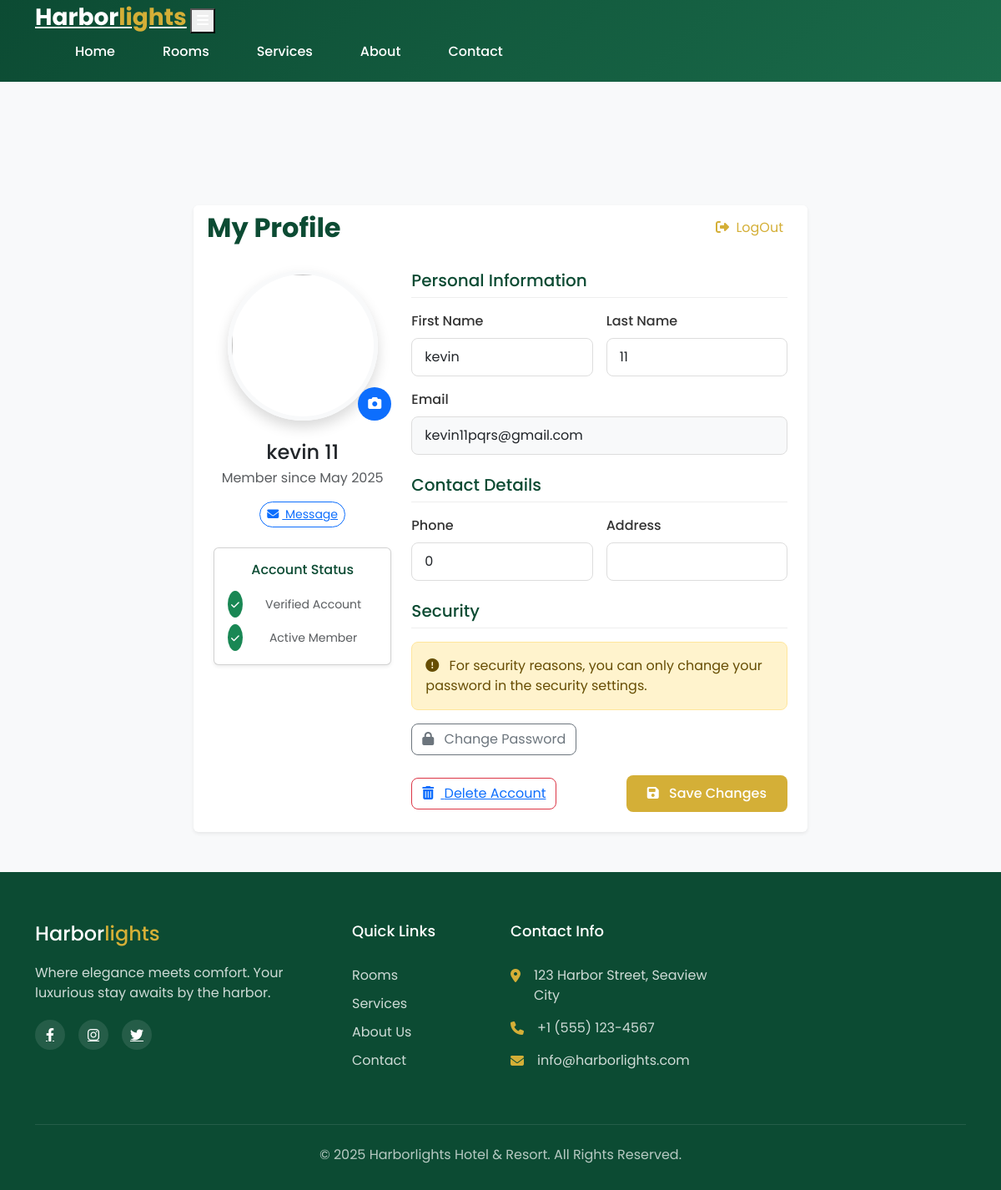
The page /profile.php (signed in) on the database its author committed.
### tables this page shows
CREATE TABLE `users` (
  `id` int(11) NOT NULL,
  `first_name` varchar(100) NOT NULL,
  `last_name` varchar(100) NOT NULL,
  `email` varchar(255) NOT NULL,
  `password` varchar(255) NOT NULL,
  `created_at` timestamp NOT NULL DEFAULT current_timestamp(),
  `profile_picture` varchar(250) NOT NULL,
  `address` varchar(255) NOT NULL,
  `Phone` int(10) NOT NULL
);

### profile.php (the view, shortened to what this page needs)
<?php
$conn = new mysqli("localhost", "root", "", "hotel_db");
$email = $_SESSION['email'];
$sql = "SELECT * FROM users WHERE email = ?";
$stmt = $conn->prepare($sql);
$stmt->bind_param("s", $email);
$stmt->execute();
$result = $stmt->get_result();
$user = $result->fetch_assoc();
?>
<!DOCTYPE html>
<html>
<head>
  <link href="https://cdn.jsdelivr.net/npm/bootstrap@5.3.0/dist/css/bootstrap.min.css" rel="stylesheet">
  <link rel="stylesheet" href="https://cdnjs.cloudflare.com/ajax/libs/font-awesome/6.4.0/css/all.min.css">
  <link rel="stylesheet" type="text/css" href="Css/profile.css">
</head>
<body class="bg-light" style="font-family: 'Poppins', sans-serif;">
    <header class="header" id="header" style="background: linear-gradient(135deg, #0c4b33, #1a6b4a);">
        <div class="container header-container">
            <a href="index.html" class="logo" style="color: #fff; font-size: 28px; font-weight: 700;">Harbor<span style="color: #d4af37;">lights</span></a>
            <button class="nav-toggle" id="navToggle" style="color: #fff;">
                <i class="fas fa-bars"></i>
            </button>
            <nav class="nav" id="nav">
                <ul class="nav-menu" id="navMenu" style="list-style: none; display: flex; gap: 25px;">
                    <li class="nav-item"><a href="index.html#home" class="nav-link" style="color: #fff; font-weight: 500;">Home</a></li>
                    <li class="nav-item"><a href="index.html#rooms" class="nav-link" style="color: #fff; font-weight: 500;">Rooms</a></li>
                    <li class="nav-item"><a href="index.html#services" class="nav-link" style="color: #fff; font-weight: 500;">Services</a></li>
                    <li class="nav-item"><a href="index.html#about" class="nav-link" style="color: #fff; font-weight: 500;">About</a></li>
                    <li class="nav-item"><a href="index.html#contact" class="nav-link" style="color: #fff; font-weight: 500;">Contact</a></li>
                </ul>
            </nav>
    </header>
    <div class="container mt-5" style="padding-top: 100px;">
        <div class="row justify-content-center">
            <div class="col-lg-8">
                <div class="card shadow-sm border-0 overflow-hidden">
                    <div class="card-header bg-white border-0">
                        <div class="d-flex justify-content-between align-items-center">
                            <h2 class="mb-0" style="color: #0c4b33; font-weight: 700;">My Profile</h2>
                            <a href="logout.php" class="btn btn-link text-decoration-none" style="color: #d4af37;">
                                <i class="fas fa-sign-out-alt me-1"></i> LogOut
                            </a>
                        </div>
                    </div>
                    <div class="card-body p-4">
                        <div class="row">
                            <div class="col-md-4 text-center">
                                <div class="position-relative mb-4">
                                    <?php if (!empty($user['profile_picture'])) { ?>
                                        <img src="<?= htmlspecialchars($user['profile_picture']) ?>" class="rounded-circle shadow" width="180" height="180" style="object-fit: cover; border: 5px solid #f8f9fa;">
                                    <?php } else { ?>
                                        <img src="assets/images/default-profile.jpg" class="rounded-circle shadow" width="180" height="180" style="object-fit: cover; border: 5px solid #f8f9fa;">
                                    <?php } ?>
                                    <label for="profileUpload" class="position-absolute bottom-0 end-0 bg-primary text-white rounded-circle p-2" style="width: 40px; height: 40px; cursor: pointer;">
                                        <i class="fas fa-camera"></i>
                                    </label>
                                </div>
                                <h4 class="mb-1"><?= htmlspecialchars ($user['first_name']) . ' ' . htmlspecialchars($user['last_name']) ?></h4>
                                <p class="text-muted mb-3">Member since <?= date('M Y', strtotime($user['created_at'])) ?></p>
                                <div class="d-flex justify-content-center gap-2 mb-4">
                                    <button class="btn btn-sm btn-outline-primary rounded-pill" href="index.html#contact">
                                        <i class="fas fa-envelope me-1"></i><a href="index.html#contact"> Message
                                    </button></a>
                                </div>
                                <div class="card shadow-sm mb-4">
                                    <div class="card-body p-3">
                                        <h6 class="mb-3" style="color: #0c4b33;">Account Status</h6>
                                        <div class="d-flex align-items-center mb-2">
                                            <div class="flex-shrink-0 bg-success rounded-circle p-1 me-2">
                                                <i class="fas fa-check text-white" style="font-size: 0.7rem;"></i>
                                            </div>
                                            <div class="flex-grow-1">
                                                <small class="text-muted">Verified Account</small>
                                            </div>
                                        </div>
                                        <div class="d-flex align-items-center">
                                            <div class="flex-shrink-0 bg-success rounded-circle p-1 me-2">
                                                <i class="fas fa-check text-white" style="font-size: 0.7rem;"></i>
                                            </div>
                                            <div class="flex-grow-1">
                                                <small class="text-muted">Active Member</small>
                                            </div>
                                        </div>
                                    </div>
                                </div>
                            </div>
                            <div class="col-md-8">
                                <form action="update_profile.php" method="POST" enctype="multipart/form-data">
                                    <div class="mb-4">
                                        <h5 class="mb-3" style="color: #0c4b33; border-bottom: 1px solid #eee; padding-bottom: 8px;">Personal Information</h5>
                                        <div class="row g-3">
                                            <div class="col-md-6">
                                                <label class="form-label">First Name</label>
                                                <input type="text" name="first_name" class="form-control" value="<?= htmlspecialchars($user['first_name'] ?? '') ?>" style="border-radius: 8px; border: 1px solid #ddd; padding: 10px 15px;">
                                            </div>
                                            <div class="col-md-6">
                                                <label class="form-label">Last Name</label>
                                                <input type="text" name="last_name" class="form-control" value="<?= htmlspecialchars($user['last_name'] ?? '') ?>" style="border-radius: 8px; border: 1px solid #ddd; padding: 10px 15px;">
                                            </div>
                                            <div class="col-12">
                                                <label class="form-label">Email</label>
                                                <input type="email" name="email" class="form-control" value="<?= htmlspecialchars($user['email'] ?? '') ?>" readonly style="border-radius: 8px; border: 1px solid #ddd; padding: 10px 15px; background-color: #f8f9fa;">
                                            </div>
                                        </div>
                                    </div>
                                    <div class="mb-4">
                                        <h5 class="mb-3" style="color: #0c4b33; border-bottom: 1px solid #eee; padding-bottom: 8px;">Contact Details</h5>
                                        <div class="row g-3">
                                            <div class="col-md-6">
                                                <label class="form-label">Phone</label>
                                                <input type="text" name="Phone" class="form-control" value="<?= htmlspecialchars($user['Phone'] ?? '') ?>" style="border-radius: 8px; border: 1px solid #ddd; padding: 10px 15px;">
                                            </div>
                                            <div class="col-md-6">
                                                <label class="form-label">Address</label>
                                                <input type="text" name="address" class="form-control" value="<?= htmlspecialchars($user['address'] ?? '') ?>" style="border-radius: 8px; border: 1px solid #ddd; padding: 10px 15px;">
                                            </div>
                                        </div>
                                    </div>
                                    <div class="mb-4">
                                        <h5 class="mb-3" style="color: #0c4b33; border-bottom: 1px solid #eee; padding-bottom: 8px;">Security</h5>
                                        <div class="alert alert-warning" style="border-radius: 8px;">
                                            <i class="fas fa-exclamation-circle me-2"></i> For security reasons, you can only change your password in the security settings.
                                        </div>
                                        <a href="New_Password.html" class="btn btn-outline-secondary" style="border-radius: 8px;">
                                            <i class="fas fa-lock me-2"></i> Change Password
                                        </a>
                                    </div>
                                    <div class="d-flex justify-content-between align-items-center mt-4">
                                        <button href="" type="button" class="btn btn-outline-danger" style="border-radius: 8px;"><a href="delete.php">
                                            <i class="fas fa-trash-alt me-2"></i> Delete Account
                                        </button></a>
                                        <button type="submit" class="btn btn-primary" style="background: #d4af37; border: none; border-radius: 8px; padding: 10px 25px;">
                                            <i class="fas fa-save me-2"></i> Save Changes
                                        </button>
                                    </div>
                                </form>
                            </div>
                        </div>
                    </div>
                </div>
            </div>
        </div>
    </div>
    <footer class="footer mt-5" style="background: #0c4b33; color: #fff; padding: 60px 0 30px;">
        <div class="container">
            <div class="row g-4">
                <div class="col-lg-4">
                    <h3 style="font-size: 24px; margin-bottom: 20px;">Harbor<span style="color: #d4af37;">lights</span></h3>
                    <p style="opacity: 0.8; margin-bottom: 20px;">Where elegance meets comfort. Your luxurious stay awaits by the harbor.</p>
                    <div class="social-links d-flex gap-3">
                        <a href="#" style="color: #fff; width: 36px; height: 36px; border-radius: 50%; background: rgba(255,255,255,0.1); display: flex; align-items: center; justify-content: center;"><i class="fab fa-facebook-f"></i></a>
                        <a href="#" style="color: #fff; width: 36px; height: 36px; border-radius: 50%; background: rgba(255,255,255,0.1); display: flex; align-items: center; justify-content: center;"><i class="fab fa-instagram"></i></a>
                        <a href="#" style="color: #fff; width: 36px; height: 36px; border-radius: 50%; background: rgba(255,255,255,0.1); display: flex; align-items: center; justify-content: center;"><i class="fab fa-twitter"></i></a>
                    </div>
                </div>
                <div class="col-lg-2 col-md-4">
                    <h4 style="font-size: 18px; margin-bottom: 20px; position: relative; padding-bottom: 10px;">Quick Links</h4>
                    <ul style="list-style: none; padding: 0;">
                        <li style="margin-bottom: 10px;"><a href="index.html#rooms" style="color: #fff; opacity: 0.8; text-decoration: none; transition: all 0.3s;">Rooms</a></li>
                        <li style="margin-bottom: 10px;"><a href="index.html#services" style="color: #fff; opacity: 0.8; text-decoration: none; transition: all 0.3s;">Services</a></li>
                        <li style="margin-bottom: 10px;"><a href="index.html#about" style="color: #fff; opacity: 0.8; text-decoration: none; transition: all 0.3s;">About Us</a></li>
                        <li style="margin-bottom: 10px;"><a href="index.html#contact" style="color: #fff; opacity: 0.8; text-decoration: none; transition: all 0.3s;">Contact</a></li>
                    </ul>
                </div>
                <div class="col-lg-3 col-md-4">
                    <h4 style="font-size: 18px; margin-bottom: 20px; position: relative; padding-bottom: 10px;">Contact Info</h4>
                    <ul style="list-style: none; padding: 0;">
                        <li style="margin-bottom: 15px; display: flex; align-items: flex-start;">
                            <i class="fas fa-map-marker-alt me-3" style="margin-top: 4px; color: #d4af37;"></i>
                            <span style="opacity: 0.8;">123 Harbor Street, Seaview City</span>
                        </li>
                        <li style="margin-bottom: 15px; display: flex; align-items: flex-start;">
                            <i class="fas fa-phone me-3" style="margin-top: 4px; color: #d4af37;"></i>
                            <span style="opacity: 0.8;">+1 (555) 123-4567</span>
                        </li>
                        <li style="margin-bottom: 15px; display: flex; align-items: flex-start;">
                            <i class="fas fa-envelope me-3" style="margin-top: 4px; color: #d4af37;"></i>
                            <span style="opacity: 0.8;">info@harborlights.com</span>
                        </li>
                    </ul>
                </div>
            </div>
            <div class="text-center mt-5 pt-4" style="border-top: 1px solid rgba(255,255,255,0.1);">
                <p style="opacity: 0.7; margin-bottom: 0;">&copy; 2025 Harborlights Hotel & Resort. All Rights Reserved.</p>
            </div>
        </div>
    </footer>
</body>
</html>

### Css/profile.css (style rules this page uses)
.form-label { font-weight: 500; color: #333; }
.form-control { border-radius: 10px; border: 1px solid #ccc; padding: 10px 15px; }
.btn-primary { background-color: #0d6efd; border: none; border-radius: 10px; padding: 10px 20px; font-weight: 500; transition: background-color 0.3s ease; }
.mb-3 { margin-bottom: 20px; }

### rows shown on the page
users: first_name "kevin", last_name "11", created_at "May 2025", email "kevin11pqrs@gmail.com", Phone "0"
